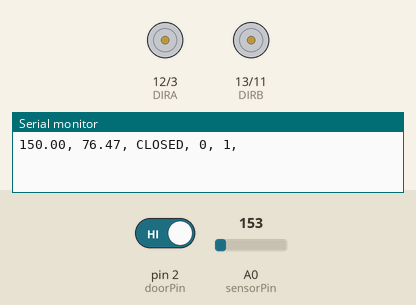
This sketch was run on a simulated Arduino Uno, built with avr-gcc and run on an emulated ATmega328P. On the bench: direction and speed pins drawn as motors (green arrow = direction pin HIGH = forward, orange = LOW = backward, longer = more drive), the last lines printed to the serial monitor. Inputs (shaded band) come from the test bench; at power-on: A0 (sensorPin) = 153, pin 2 (doorPin) HIGH.

Above: at 1.2 s.
1.3 s: A0 (sensorPin) set to 163
At 2.6 s:
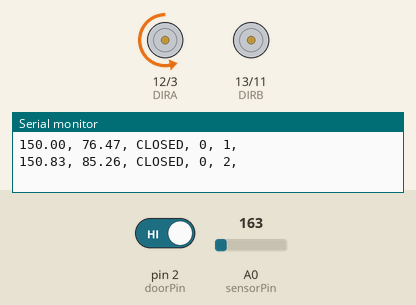
2.9 s: pin 2 (doorPin) driven LOW
At 5.4 s:
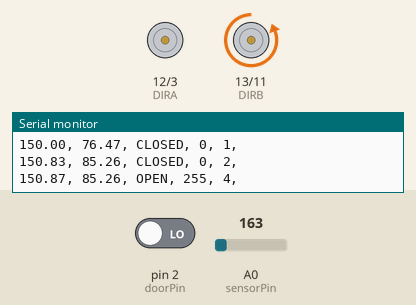
Timing chart, 0 to 6.9 s (numbered marks = the images above; inputs shaded):
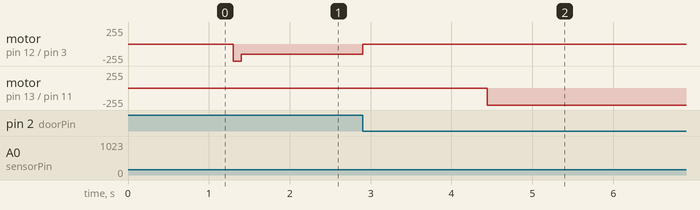

The sketch:

fanctl.ino
```cpp
#include <PID_v1.h>

byte PWMA = 3; // PWM control (speed) for fan motor on Ardumoto shield
byte PWMB = 11; // PWM control (brightness) for LED strip on Ardumoto shield
byte DIRA = 12; // Polarity control for fan motor on Ardumoto shield
byte DIRB = 13; // Polarity control for LED strip on Ardumoto shield
byte doorPin = 2; // digital input pin for door switch
int sensorPin = A0; // Analog input pin for TMP36 sensor
int sensorVal = 0;
float tempF = 0;
int ledBright = 0; // LED brightness PWM value


// Loop timing variables
unsigned long timeStep = 5; // Time interval for LED brightness ramping (longer == more gradual ramp)
unsigned long logInterval = 1000; // Time interval for sending logging data over serial connection
unsigned long currentTime = millis();
unsigned long lastTime1 = currentTime;
unsigned long lastTime2 = currentTime;
unsigned long lastTime3 = currentTime;

// PID variables
double Input, Output;
double Kp=3, Ki=0.2, Kd=1; // Change these values to tune PID loop
double Setpoint = 85; // PID setpoint temp in degrees Fahrenheit
PID myPID(&Input, &Output, &Setpoint, Kp, Ki, Kd, DIRECT);

void setup()
{
  setupArdumoto(); // Set all pins as outputs
  Serial.begin(9600); // serial output for debugging
  pinMode(doorPin, INPUT_PULLUP); //As switch is directly attached to pins, we use INPUT_PULLUP to activate the Arduino's internal pullup resistor
  myPID.SetMode(AUTOMATIC);
  myPID.SetOutputLimits(150, 255); // Set minimum/maximum PWM values for controlling fan speed. Min value should be high enough than the fan will not stall
  myPID.SetControllerDirection(REVERSE);
}

void loop()
{
  if (digitalRead(doorPin) == HIGH) //Fan control will only turn on if door is closed
  	{
  		if (checkTemp() > (Setpoint - 0.25)) {
  			Input = checkTemp();
    		myPID.Compute();
    		analogWrite(PWMA, Output);
  		}
  		else {
  		   analogWrite(PWMA, 0);
  		}
    ledOff();
 	 }
  else
  {
    analogWrite(PWMA, 0);
    ledOn();
  }
  serialLog();
}

// setupArdumoto shield by initializing all pins
void setupArdumoto()
{
  // All pins should be setup as outputs:
  pinMode(PWMA, OUTPUT);
  pinMode(DIRA, OUTPUT);
  pinMode(PWMB, OUTPUT);
  pinMode(DIRB, OUTPUT);

  // Initialize all pins as low:
  digitalWrite(PWMA, LOW);
  digitalWrite(PWMB, LOW);
  digitalWrite(DIRA, LOW);
  digitalWrite(DIRB, LOW);
}

// return temperature in Fahrenheit from TMP36 sensor
float checkTemp()
{
	int sensorVal = analogRead(sensorPin);
	float voltage = sensorVal * 5.0;
 	voltage /= 1024.0;
 	tempF = (((voltage - 0.5) * 100)* 9.0 / 5.0) + 32.0;
 	return tempF;
}

// turn LED strip on with a smooth fade by raising the PWM value
void ledOn()
{
  while (ledBright < 255)
    {
      if(millis() > lastTime1 + timeStep)
      {
		lastTime1 = millis();
		ledBright = ledBright + 1;
		analogWrite(PWMB, ledBright);
      }
    }
}

// turn LED strip off with a smooth fade by lowering the PWM value
void ledOff()
{
  unsigned long currentTime = millis();
  while (ledBright > 0)
    {
      if(millis() > lastTime2 + timeStep)
      {
		lastTime2 = millis();
		ledBright = ledBright - 1;
		analogWrite(PWMB, ledBright);
      }
    }
}

// Send log data over serial connection
void serialLog()
{
  String doorStatus = "";
  	if(millis() > lastTime3 + logInterval)
	  {
	    lastTime3 = millis();

	    // Set doorStatus varible based on whether door switch is open or closed
	    if(digitalRead(doorPin) == HIGH)
	    {
	      doorStatus = "CLOSED";
	    }
	    else
	    {
	      doorStatus = "OPEN";
	    }
	    //Print log data over serial, comma-separated
	    Serial.print(Output); //PID fan control speed
	    Serial.print(", ");
	    Serial.print(tempF); // Temperature
	    Serial.print(", ");
	    Serial.print(doorStatus); // Door open or closed
	    Serial.print(", ");
	    Serial.print(ledBright); // LED brightness
	    Serial.print(", ");
	    Serial.print(lastTime3 / 1000); //print time since program start in seconds
	    Serial.println(", ");
	  }
}
```

Measured:
- the behaviour switches between 162 and 163 on A0 (sensorPin) (found by bisection; images 0 and 1)
- after the input at 1.3 s, motor on pin 12 (DIRA) / pin 3 (PWMA): stopped → backward 255/255 at once, → backward 150/255 0.10 s later
- after the input at 2.9 s, motor on pin 12 (DIRA) / pin 3 (PWMA): backward 150/255 → stopped at once; motor on pin 13 (DIRB) / pin 11 (PWMB): stopped → backward 255/255 after 1.5 s
